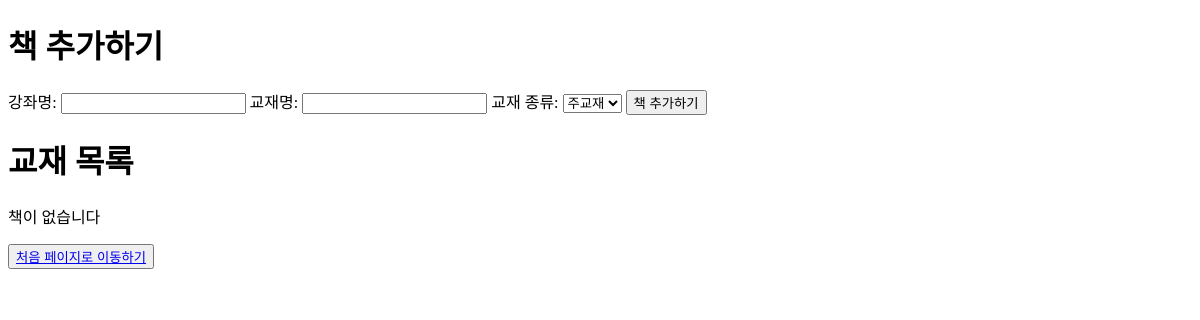
/qa_automate/booklist/, run on an earlier commit of the app's database.
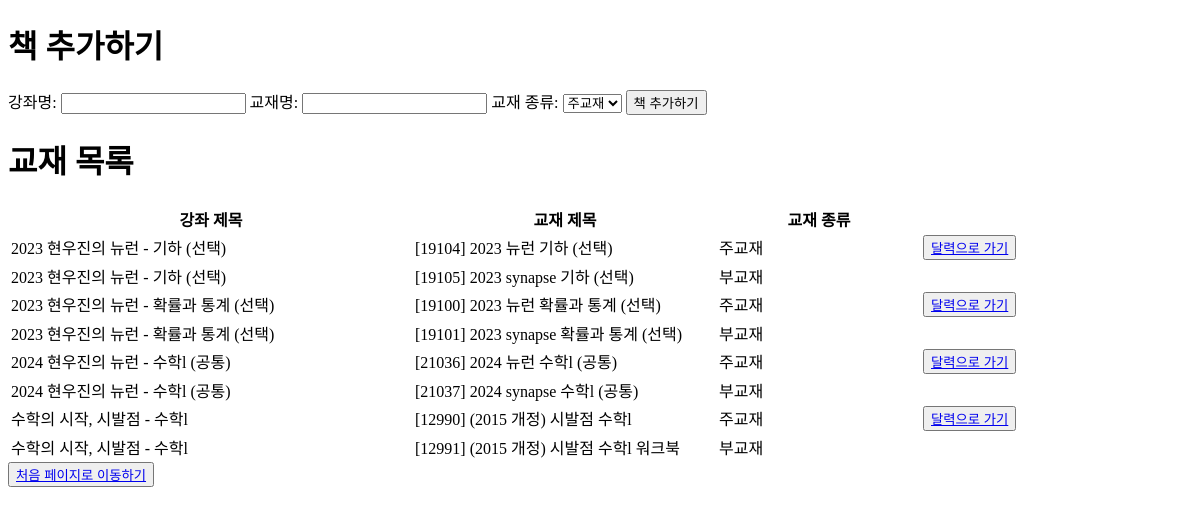
And on a later commit of the database.
### qa_automate/models_v1.py (models this page shows)
class BookList(models.Model): #새 교재 나올 때 마다 추가
    lecture = models.CharField(max_length=100, null=True)
    title = models.CharField(max_length=100, primary_key=True)
    type = models.CharField(max_length=10, default='주교재')

### qa_automate/views.py (the view, shortened to what this page needs)
# urls.py: path('booklist/', views.booklist),
def booklist(request):
    books = BookList.objects.all().order_by('lecture', 'title')
    context = {
        'books': books,
    }
    return render(request, 'qa_automate/booklist.html', context)

### templates/qa_automate/booklist.html (shortened to what this page needs)
<!DOCTYPE html>
<html>
<head>
</head>
<body>
    <h1>책 추가하기</h1>
    <form method="POST">
        <label for="lecture">강좌명:</label>
        <input type="text" name="lecture" id="lecture">
        <label for="title">교재명:</label>
        <input type="text" name="title" id="title">
        <label for="title">교재 종류:</label>
        <select name="book_type" id="book_type">
            <option value="주교재">주교재</option>
        </select>
        <input type="submit" value="책 추가하기">
    </form>
    <h1>교재 목록</h1>
    {% if books %}
        <table>
            <thead>
                <tr>
                    <th width="400">강좌 제목</th>
                    <th width="300">교재 제목</th>
                    <th width="200">교재 종류</th>
                </tr>
            </thead>
            <tbody>
                {% for book in books %}
                <tr>
                    <td>{{ book.lecture }}</td>
                    <td>{{ book.title }}</td>
                    <td>{{ book.type }}</td>
                    {% if book.type == '주교재' %}
                    <td><button><a href="{% url 'qa_automate:calendar' book_title=book.title %}">달력으로 가기</a></button></td>
                    {% endif %}
                </tr>
                {% endfor %}
            </tbody>
        </table>
    {% else %}
        <p>책이 없습니다</p>
    {% endif %}
    <button><a href='{% url 'qa_automate:init' %}'>처음 페이지로 이동하기</a></button>
</body>
</html>

What changed in the data, as far as the page shows it:
added BookList: lecture "2023 현우진의 뉴런 - 기하 (선택)", title "[19104] 2023 뉴런 기하 (선택)", type "주교재", shows "달력으로 가기"
added BookList: lecture "2023 현우진의 뉴런 - 기하 (선택)", title "[19105] 2023 synapse 기하 (선택)", type "부교재"
added BookList: lecture "2023 현우진의 뉴런 - 확률과 통계 (선택)", title "[19100] 2023 뉴런 확률과 통계 (선택)", type "주교재", shows "달력으로 가기"
added BookList: lecture "2023 현우진의 뉴런 - 확률과 통계 (선택)", title "[19101] 2023 synapse 확률과 통계 (선택)", type "부교재"
added BookList: lecture "2024 현우진의 뉴런 - 수학l (공통)", title "[21036] 2024 뉴런 수학l (공통)", type "주교재", shows "달력으로 가기"
added BookList: lecture "2024 현우진의 뉴런 - 수학l (공통)", title "[21037] 2024 synapse 수학l (공통)", type "부교재"
added BookList: lecture "수학의 시작, 시발점 - 수학l", title "[12990] (2015 개정) 시발점 수학l", type "주교재", shows "달력으로 가기"
added BookList: lecture "수학의 시작, 시발점 - 수학l", title "[12991] (2015 개정) 시발점 수학l 워크북", type "부교재"
Also different on the page:
text no longer shown: "책이 없습니다"
text now shown: "강좌 제목 교재 제목 교재 종류"
